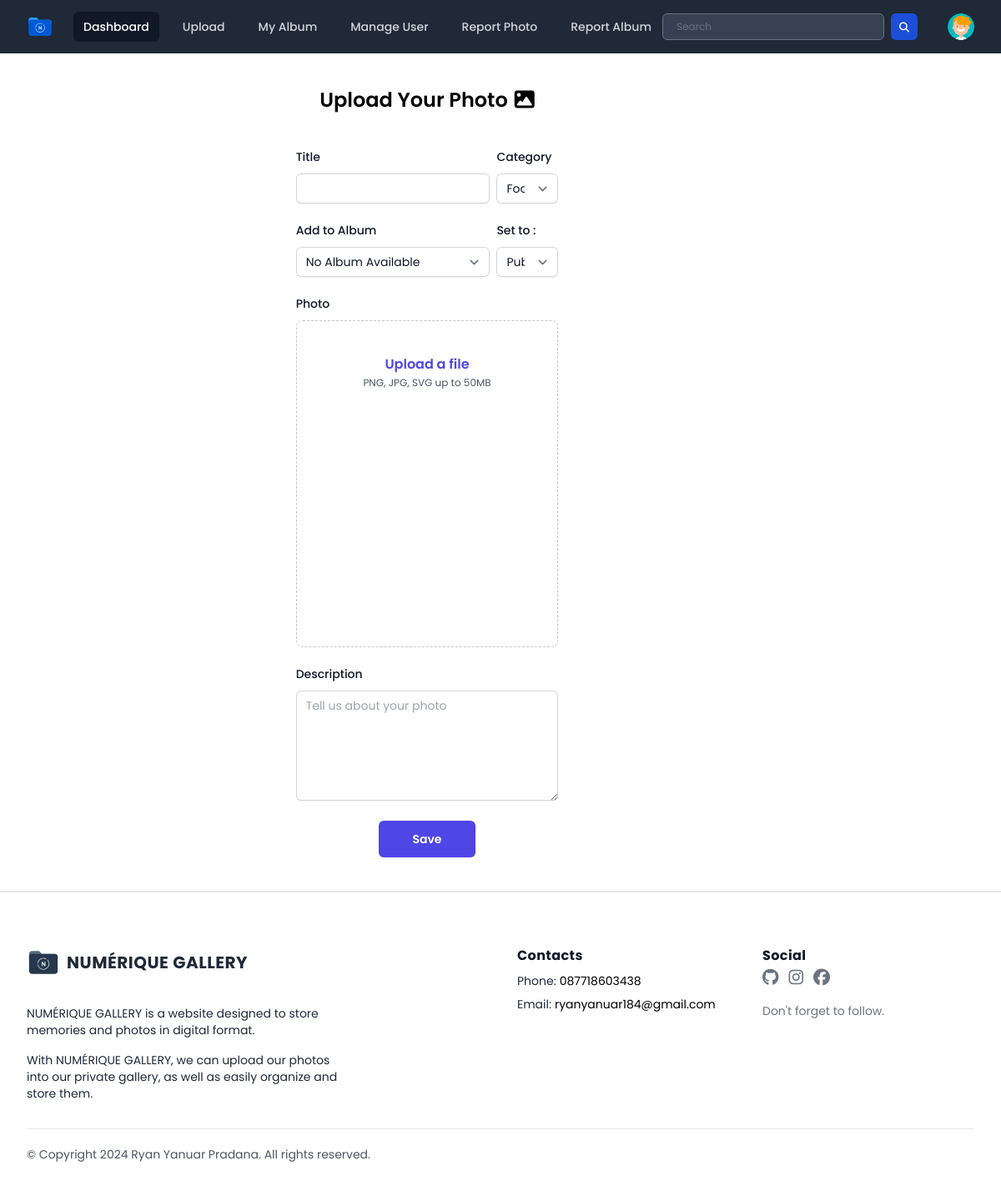
Page /public/page/user/uploads.php (signed in) on the earlier database version.
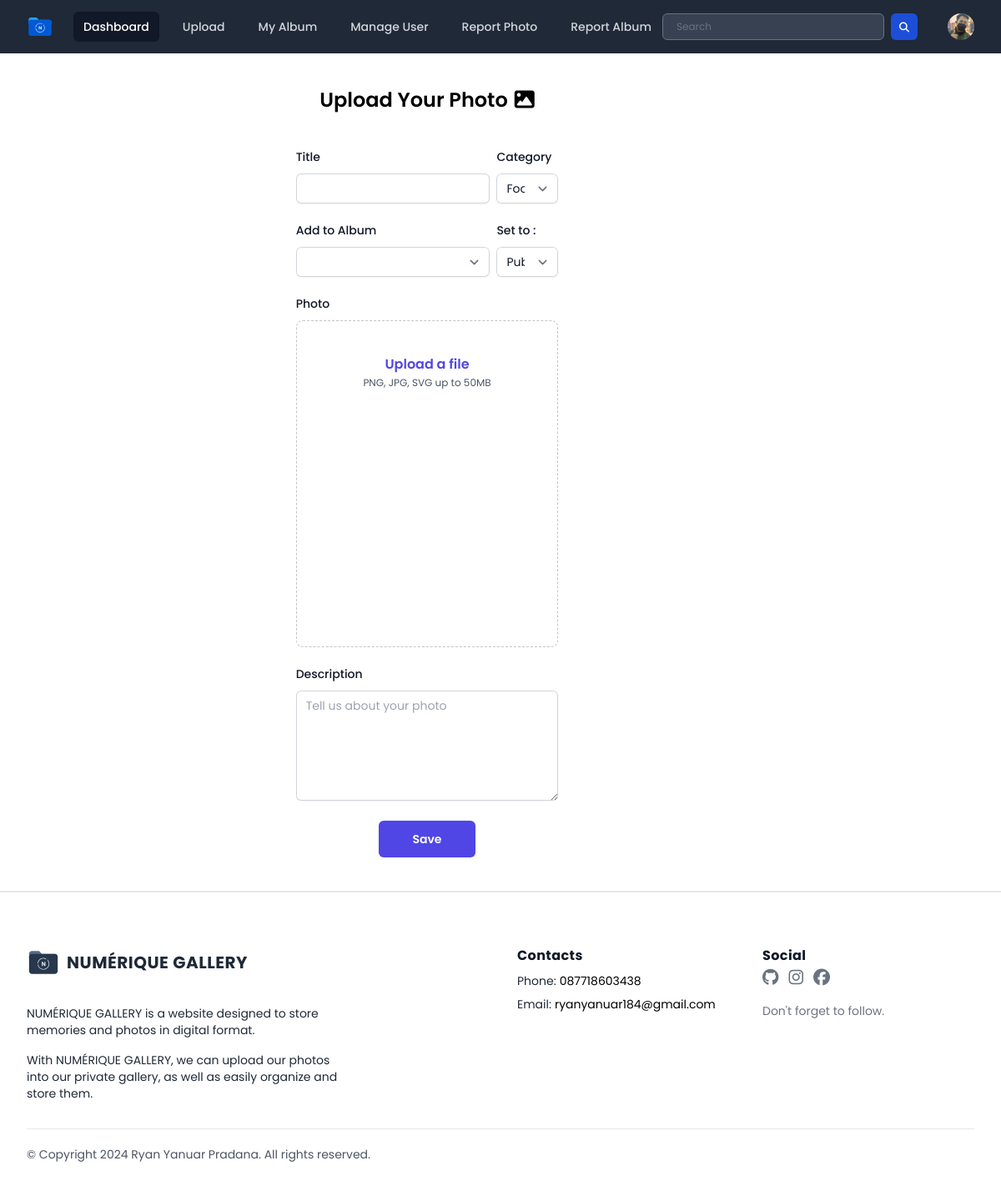
Same page on the later database version.
### tables this page shows
CREATE TABLE `users` (
  `userID` int(11) NOT NULL,
  `name` varchar(255) DEFAULT NULL,
  `username` varchar(50) NOT NULL,
  `password` varchar(255) NOT NULL,
  `email` varchar(100) NOT NULL,
  `access_level` varchar(50) DEFAULT 'user',
  `last_login` datetime DEFAULT NULL,
  `createdAt` timestamp NOT NULL DEFAULT current_timestamp(),
  `profile_photo` varchar(255) DEFAULT 'default_profile.svg'
);

### public/page/user/uploads.php (the view, shortened to what the changed rows need)
<?php
include "../../../database/koneksi.php";
$username = $_SESSION['username'];
$query = "SELECT * FROM users WHERE username = '$username'";
$result = mysqli_query($conn, $query);
if ($result && mysqli_num_rows($result) > 0) {
    $pengguna = mysqli_fetch_assoc($result);
    $profile_photo = $pengguna['profile_photo'];
    $userID = $pengguna['userID'];
} else {
    echo "Error: " . mysqli_error($conn);
    exit();
}
?>
<!DOCTYPE html>
<html lang="en">
<head>
    <link rel="stylesheet" href="../../css/output.css">
    <link rel="stylesheet" href="../../css/style.css">
    <link rel="stylesheet" href="../../css/all.min.css">
    <link rel="stylesheet" href="../../css/fontawesome.min.css">
</head>
<body class="h-screen font-poppins">
    <div x-data="{ open: false, profileMenuOpen: false }">
        <nav class="bg-gray-800">
            <div class="mx-auto max-w-7xl px-2 sm:px-6 lg:px-8">
                <div class="relative flex h-16 items-center justify-between">
                    <div class="flex items-center">
                        <div class="absolute inset-y-0 right-0 flex items-center pr-2 sm:static sm:inset-auto sm:ml-6 sm:pr-0">
                            <div class="relative ml-3">
                                <div>
                                    <button @click="profileMenuOpen = !profileMenuOpen" type="button" class="relative flex rounded-full bg-gray-800 text-sm focus:outline-none focus:ring-2 focus:ring-white focus:ring-offset-2 focus:ring-offset-gray-800" id="user-menu-button" aria-expanded="false" aria-haspopup="true">
                                        <span class="absolute -inset-1.5"></span>
                                        <img class="h-8 w-8 rounded-full" src="../../../database/uploads/<?= $profile_photo ?>" alt="<?= $row['username'] ?> profile photo">
                                    </button>
                                </div>
                            </div>
                        </div>
                    </div>
                </div>
            </div>
        </nav>
    </div>
    <div class="container">
        <div class="m-10">
            <form action="" method="post" enctype="multipart/form-data" class="w-full">
                <div class="flex items-center flex-col w-full">
                    <div class="w-1/3 mt-5">
                        <div class="flex gap-2">
                            <div class="mt-5 w-full">
                                <div class="mt-2 ">
                                    <select id="album" name="album" autocomplete="album-name" class="block w-full rounded-md border-0 py-1.5 text-gray-900 shadow-sm ring-1 ring-inset ring-gray-300 focus:ring-2 focus:ring-inset focus:ring-indigo-600 sm:text-sm sm:leading-6">
                                        <?php
                                        $userId = $userID;
                                        $albumQuery = "SELECT * FROM albums WHERE userID = '$userId'";
                                        $albumResult = mysqli_query($conn, $albumQuery);
                                        if (mysqli_num_rows($albumResult) > 0) {
                                            echo "<option value='0'></option>";
                                            while ($row = mysqli_fetch_assoc($albumResult)) {
                                                echo "<option value='" . $row['albumID'] . "'>" . $row['title'] . "</option>";
                                            }
                                        } else {
                                            echo "<option value='0'>No Album Available</option>";
                                        }
                                        ?>
                                    </select>
                                </div>
                            </div>
                        </div>
                    </div>
                </div>
            </form>
        </div>
    </div>
</body>
</html>

Differences in the rows shown:
changed users: profile_photo: picture added in place of a placeholder
Other differences:
form field album: "No Album Available" → (not shown)
